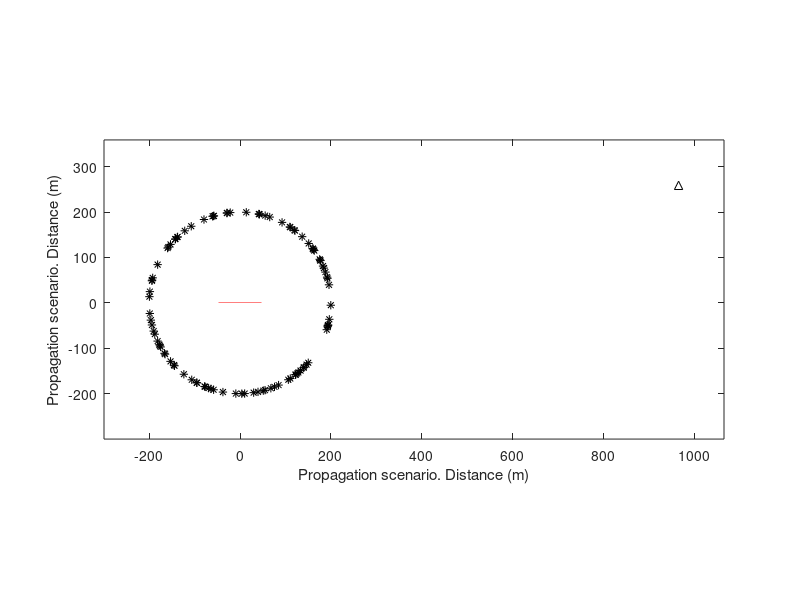
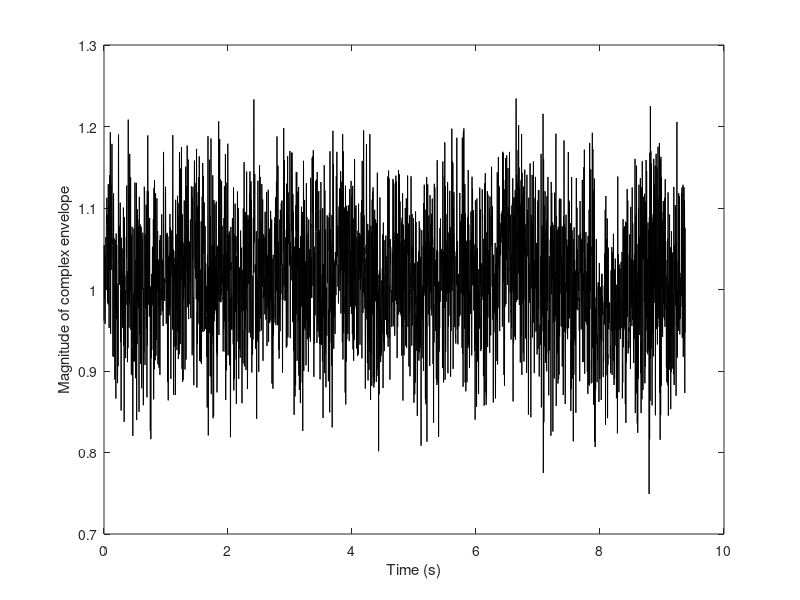
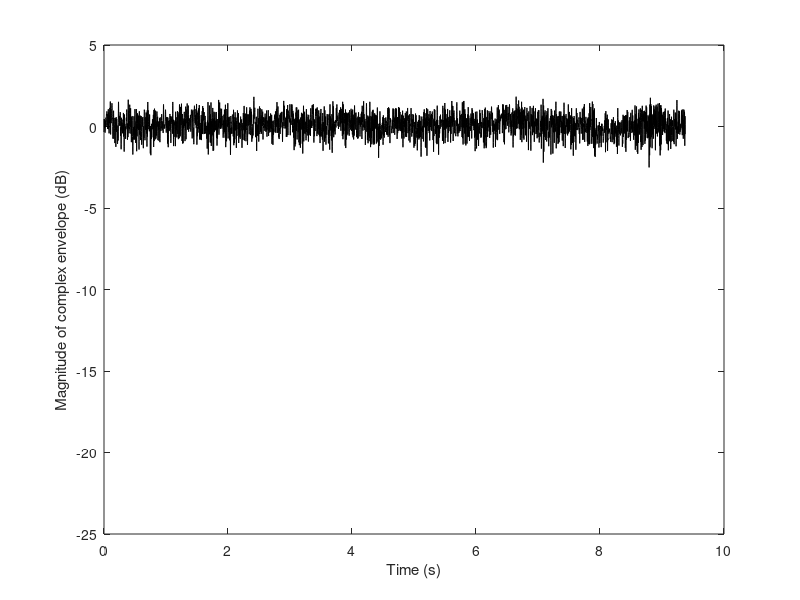
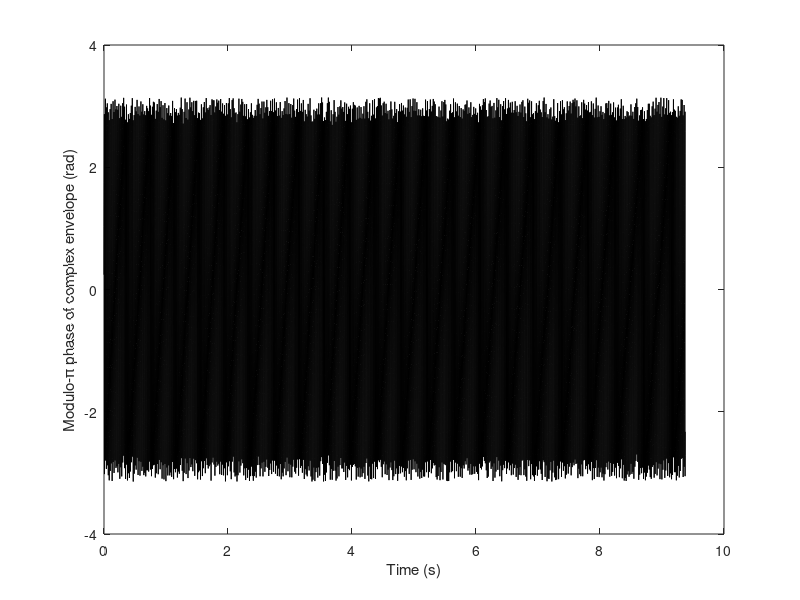

Reproduce these figures in MATLAB, in order. (Note: this script raises an error after producing the figures.)
% RICE CASE

clear
close all

% basic inputs ==========================================================

fc=2000;     % MHz  Carrier frequency
F=16;        % sampling rate: fraction of wave length
V=10;        %  m/s MS1 speed 
NFFT=1024;    % Number of points in FFT
Nsamples=10000; % Number of samples 
NSC=100;       % Number of scatterers
avPower=-20;   % Average local power
A0=0;           % Level of direct signal 

% geometry inputs ========================================================

dBS=1000;     
angleBS=15;
BSx=dBS*cosd(angleBS) % location of transmitter (BS) x-coordinate
BSy=dBS*sind(angleBS)  % location of transmitter (BS) y-coordinate

% locations of point scatterers =========================================

D=200;                        % radius from origin
alpha=rand(NSC,1)*360;        % random draw of angles of arrival

SCx=D.*cosd(alpha);
SCy=D.*sind(alpha);

figure,plot(SCx,SCy,'k*', BSx,BSy,'k^'), hold on

% indirect parameters ===================================================
lambdac=300/fc;    % m wavelength
Dx=lambdac/F;      % m sampling spacing 
ts=Dx/V;          % s time sampling interval
fs=1/ts;           % Hz sampling frequency
kc=2*pi/lambdac;   % propagation constant

a=sqrt(10.^(avPower/10)/NSC)  % magnitude of echoes
sigma=sqrt(0.5*10.^(avPower/10))     % Rayleigh parameter

a0=10^(A0/20);                 % Magnitude of direct signal
K=10*log10(a0^2/2/sigma^2)     % Rice K-Factor (dB)
fm=V/lambdac                % max Doppler shift (Hz)


timeaxis=ts.*[0:Nsamples-1];

MS0=-V*timeaxis(end)/2;        % initial location of receiver (MS) x-coordinate

MSx=MS0+V.*timeaxis;  % MS route along x-axis
MSy=zeros(Nsamples,1);  % MS route along x-axis (y=0)
plot(MSx,MSy,'r')
xlabel('Propagation scenario. Distance (m)')
ylabel('Propagation scenario. Distance (m)')
MINx=min(min(BSx, SCx))-100;
MAXx=max(max(BSx, SCx))+100;
MINy=min(min(min(BSy, SCy)))-100;
MAXy=max(max(max(BSy, SCy)))+100;
axis([MINx MAXx MINy MAXy])
axis equal

% calculate distance matrix =============================================
distBSSC=sqrt((BSx-SCx).^2+(BSy-SCy).^2);

distBSSCext=repmat(distBSSC,1,Nsamples);

distSCMS=zeros(NSC,Nsamples);
for ii=1:Nsamples
    distSCMS(:,ii)=sqrt((SCx-MSx(ii)).^2+SCy.^2);
end

distBSSCMS=distBSSCext+distSCMS;

% Direct signal distance vector ======================================== 
distBSMS=sqrt((BSx-MSx').^2+(BSy-MSy).^2);

% calculate complex envelope ===========================================
ray=a*exp(-j*kc*distBSSCMS);
r=sum(ray);                     % without direct signal

r=r+a0*exp(-j*kc*distBSMS');

% plot amplitude and phase =============================================
figure,plot(timeaxis,abs(r),'k')
xlabel('Time (s)')
ylabel('Magnitude of complex envelope')

figure,plot(timeaxis,20*log10(abs(r)),'k')
xlabel('Time (s)')
ylabel('Magnitude of complex envelope (dB)')
axisRicedB=axis;
axis([axisRicedB(1) axisRicedB(2) -25 5 ])

figure,plot(timeaxis,angle(r),'k')
xlabel('Time (s)')
ylabel('Modulo-\pi phase of complex envelope (rad)')

figure,plot(timeaxis,unwrap(angle(r)),'k')
xlabel('Time (s)')
ylabel('Phase of complex envelope (rad)')

% plot normalized RF spectrum =======================================
spectrumr=fftshift((abs(fft(r,NFFT))).^2);
freqaxis=[0:NFFT-1]*fs/NFFT-fs/2;
figure,plot(freqaxis,10*log10(spectrumr)-max(10*log10(spectrumr)),'k')
xlabel('Doppler shift (Hz)')
ylabel('Spectrum of complex envelope (dB/max)')


% plot normalized BB spectrum (magnitude of envelope) ===================
spectrumrBF=fftshift((fft(abs(r)-mean(abs(r)),NFFT)).^2);
freqaxis=[0:NFFT-1]*fs/NFFT-fs/2;
figure,plot(freqaxis,10*log10(spectrumrBF)-max(10*log10(spectrumrBF)),'k')
xlabel('Frequency (Hz)')
ylabel('Frequency response (dB/max)')



% Calculate CDF of simulated magnitude and theoretical ==============
[CDFx,CDFy]=fCDF(abs(r));

yrct=[];
for ii=0:0.01:ceil(max(abs(r))),
    yrct=[yrct riceCDF(a0,sigma,ii)];
end
xrct=[0:0.01:ceil(max(abs(r)))];
figure, plot(CDFx,CDFy,'r*',xrct,yrct,'k')
axis([0 2 0 1])
grid
ylabel('Probability the abscissa is not exceeded')
xlabel('Normalized signal magnitude')
legend('Simulated','Theoretical')
